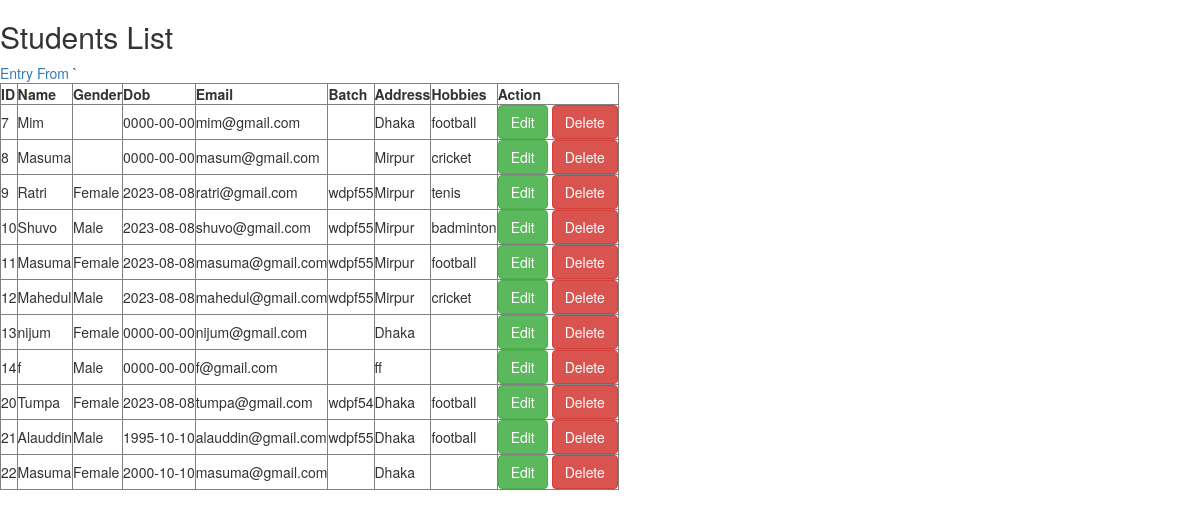
The app's page /php_crud1/index.php with its own data.
### tables this page shows
CREATE TABLE `students` (
  `ID` int(11) NOT NULL,
  `Name` varchar(100) NOT NULL,
  `Gender` enum('Male','Female') NOT NULL,
  `Dob` date NOT NULL,
  `Email` varchar(50) NOT NULL,
  `Batch` varchar(60) NOT NULL,
  `Address` varchar(200) NOT NULL,
  `Hobbies` varchar(80) NOT NULL
);

### php_crud1/index.php (the view, shortened to what this page needs)
<?php
$db = new mysqli ("localhost","root","","idb_bisew_wdpf55");
?>
<!DOCTYPE html>
<html lang="en">
<head>
    <link rel="stylesheet" href="https://maxcdn.bootstrapcdn.com/bootstrap/3.4.1/css/bootstrap.min.css">
</head>
<body>
<?php
     $sql = "SELECT * FROM students";
        $result = $db->query($sql);
    ?>
    <h2>Students List</h2>
    <a href="entry.php">Entry From</a>
`    <table border="1">
        <tr>
            <th>ID</th>
            <th>Name</th>
            <th>Gender</th>
            <th>Dob</th>
            <th>Email</th>
            <th>Batch</th>
            <th>Address</th>
            <th>Hobbies</th>
            <th>Action</th>
        </tr>
       <?php
        while($row = $result->fetch_object()){?>
        <tr>
            <td><?php echo $row->ID?></td>
            <td><?php echo $row->Name?></td>
            <td><?php echo $row->Gender?></td>
            <td><?php echo $row->Dob?></td>
            <td><?php echo $row->Email?></td>
            <td><?php echo $row->Batch?></td>
            <td><?php echo $row->Address?></td>
            <td><?php echo $row->Hobbies?></td>
            <td>
                <a class="btn btn-success" href="edit.php? id=<?php echo $row->ID?>">Edit</a>
                 <a class="btn btn-danger" href="delete.php?id=<?php echo $row->ID?>" onclick="return confirm('Are you sure to delete')">Delete</a>
     </td>
         </tr>
        <?php }?>
    </table>
</body>
</html>

### records on screen
students: ID "7", Name "Mim", Dob "0000-00-00", Email "mim@gmail.com", Address "Dhaka", Hobbies "football"
students: ID "8", Name "Masuma", Dob "0000-00-00", Email "masum@gmail.com", Address "Mirpur", Hobbies "cricket"
students: ID "9", Name "Ratri", Gender "Female", Dob "2023-08-08", Email "ratri@gmail.com", Batch "wdpf55", Address "Mirpur", Hobbies "tenis"
students: ID "10", Name "Shuvo", Gender "Male", Dob "2023-08-08", Email "shuvo@gmail.com", Batch "wdpf55", Address "Mirpur", Hobbies "badminton"
students: ID "11", Name "Masuma", Gender "Female", Dob "2023-08-08", Email "masuma@gmail.com", Batch "wdpf55", Address "Mirpur", Hobbies "football"
students: ID "12", Name "Mahedul", Gender "Male", Dob "2023-08-08", Email "mahedul@gmail.com", Batch "wdpf55", Address "Mirpur", Hobbies "cricket"
students: ID "13", Name "nijum", Gender "Female", Dob "0000-00-00", Email "nijum@gmail.com", Address "Dhaka"
students: ID "14", Name "f", Gender "Male", Dob "0000-00-00", Email "f@gmail.com", Address "ff"
students: ID "20", Name "Tumpa", Gender "Female", Dob "2023-08-08", Email "tumpa@gmail.com", Batch "wdpf54", Address "Dhaka", Hobbies "football"
students: ID "21", Name "Alauddin", Gender "Male", Dob "1995-10-10", Email "alauddin@gmail.com", Batch "wdpf55", Address "Dhaka", Hobbies "football"
students: ID "22", Name "Masuma", Gender "Female", Dob "2000-10-10", Email "masuma@gmail.com", Address "Dhaka"
